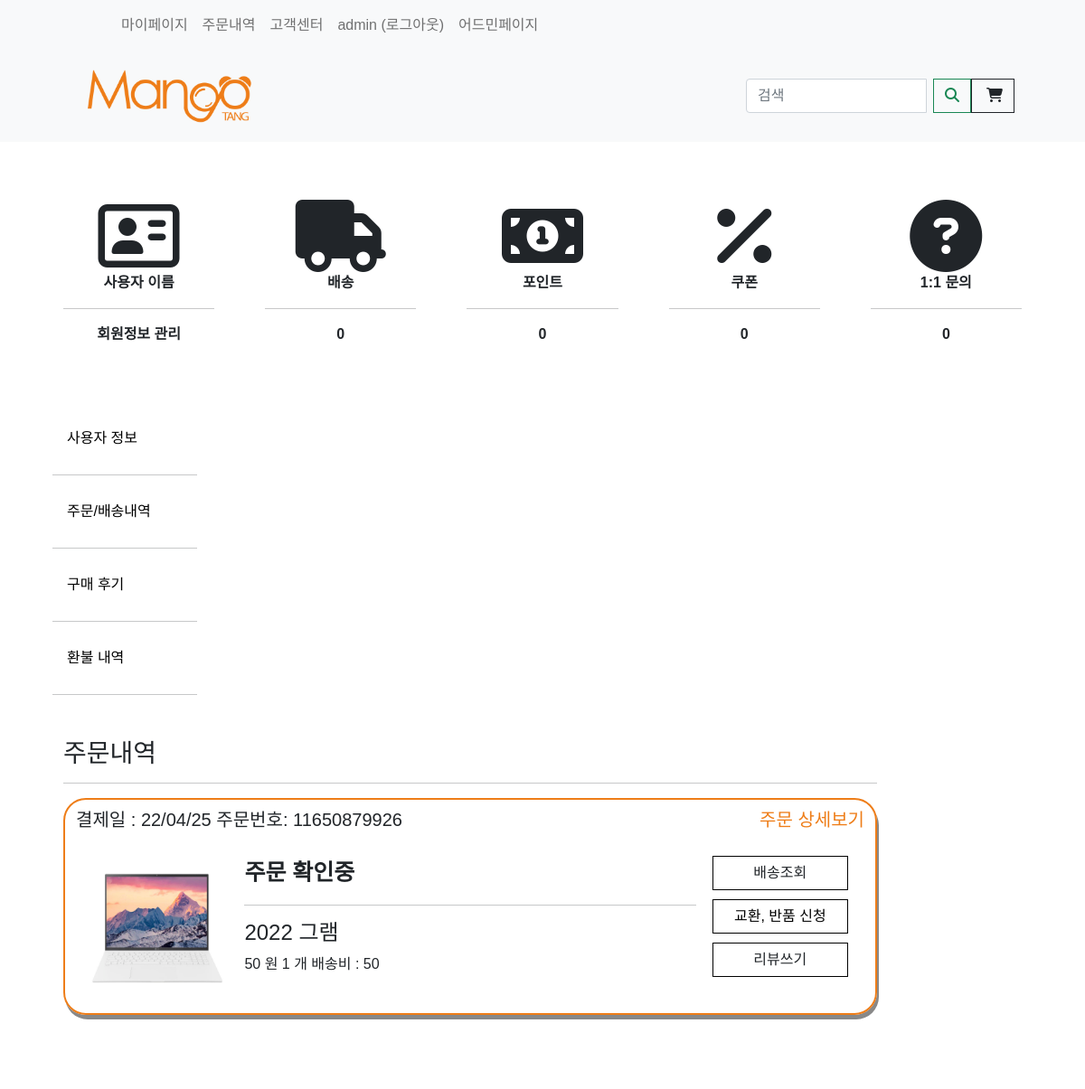
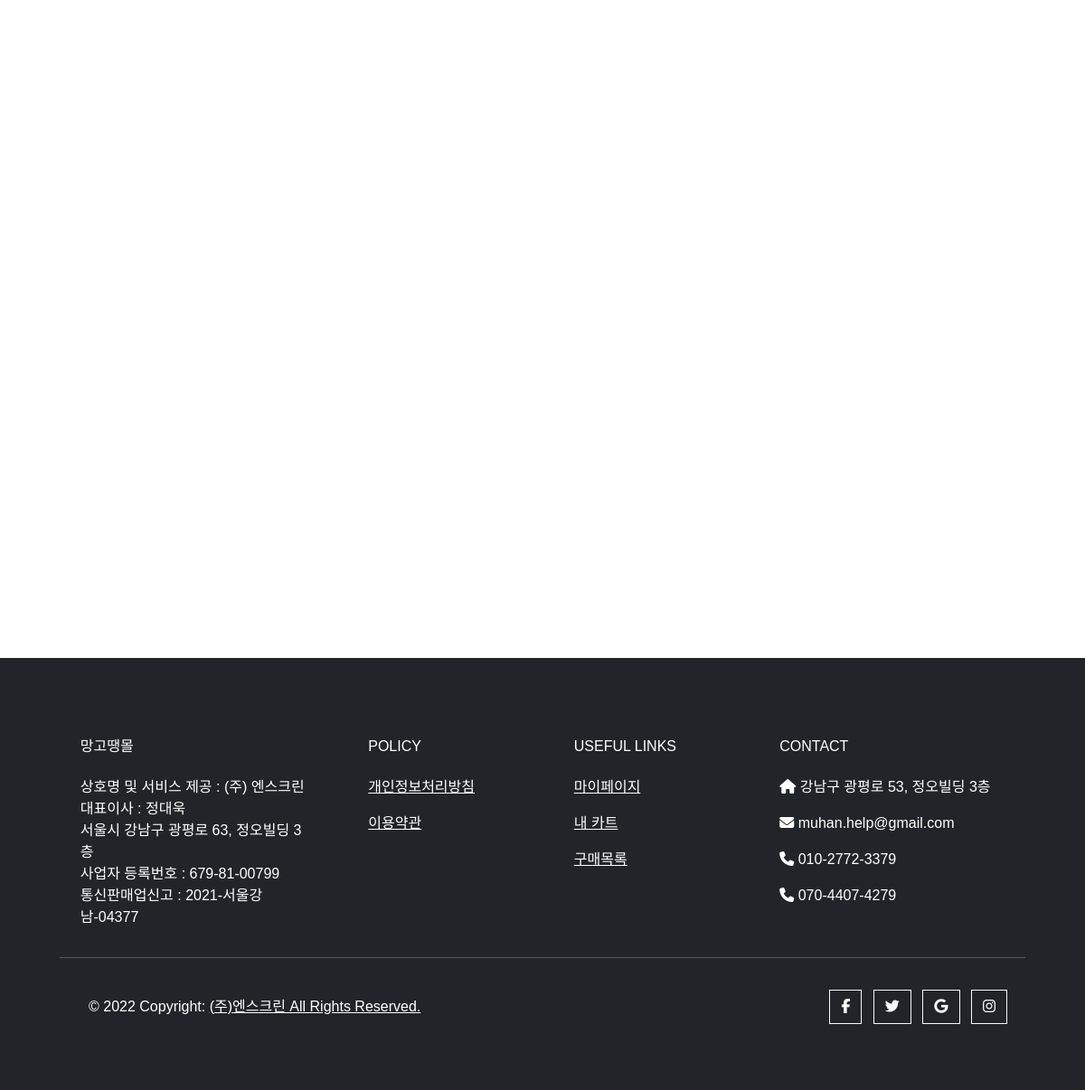
Screenshot of /mypage/orderhistory/ (signed in) with the database file from the repository (2 pictures, top to bottom).
### store/models.py (models this page shows, shortened)
class OrderItem(models.Model):
    DELIVER_COMPANY = (
        ('04', 'CJ대한통운'),
        ('05', '한진택배'),
        ('08', '롯데택배'),
        ('06', '로젠택배'),
        ('01', '우체국택배'),
        ('46', 'CU편의점택배'),
        ('24', 'GS Postbox 택배	'),
    )
    product = models.ForeignKey(Product, on_delete=models.SET_NULL, null=True)
    order = models.ForeignKey(Order, on_delete=models.SET_NULL, null=True, blank=True)
    orderHistory = models.ForeignKey(OrderHistory, on_delete=models.SET_NULL, null=True)
    deliver_state = models.CharField(max_length=200, null=True, blank=True)
    quantity = models.IntegerField(default=0, null=True, blank=True)
    date_added = models.DateTimeField(auto_now_add=True)
    item_option_bool = models.BooleanField(default=False, blank=False, null=True)
    deliver_company = models.CharField(max_length=200, choices=DELIVER_COMPANY, null=True, blank=True)
    track_number = models.IntegerField(null=True, blank=True) # 송장번호
    @property  # 배송비
    def get_delivery_price(self):
        return self.product.shipment_price
    @property  # 옵션 포함 가격
    def get_all_total(self):
        total = self.product.price_discount * self.quantity
        orderOptions = self.orderitemoption_set.all()  # 해당 order의 자식 가져와서
        total += sum([item.get_total for item in orderOptions])  # 다더함함
        return total

class OrderHistory(models.Model):
    customer = models.ForeignKey(Customer, on_delete=models.SET_NULL, null=True, blank=True)
    order_name = models.CharField(max_length=200, null=True, blank=True)
    date_ordered = models.DateTimeField(auto_now_add=True)
    date_completed = models.DateTimeField(null=True, blank=True)
    track_number = models.IntegerField(null=True, blank=True)  # 송장번호
    payment_state = models.BooleanField(default=False)  # 결제 상태
    shipping_fee = models.IntegerField(null=True, blank=True)
    order_number = models.IntegerField(null=True, blank=True)  # 주문번호
    email = models.EmailField(null=True, blank=True)
    total_fee = models.IntegerField(null=True, blank=True)
    post_code = models.CharField(max_length=200, null=True, blank=True)
    recipent_address1 = models.CharField(max_length=200, null=False)
    recipent_address2 = models.CharField(max_length=200, null=False)
    recipent_number = models.CharField(max_length=50, null=False)
    recipent_name = models.CharField(max_length=50, null=False)
    order_request = models.CharField(max_length=100, null=False)
    orderer_number = models.CharField(max_length=100, null=False)
    orderer_name = models.CharField(max_length=100, null=False)
    receipt_url = models.CharField(max_length=500, null=True, blank=True)  # 아임포트 결제 영수증
    status = models.CharField(max_length=100, null=True, blank=True)  # 주문 상태
    emb_pg_provider = models.CharField(max_length=100, null=True,
                                       blank=True)  # 아임포트 결제 방법 (네이버페이, 카카오 페에, 토스 페이... etc)
    imp_uid = models.CharField(max_length=100, null=True, blank=True)  # 아임포트 주문번호
    pay_method = models.CharField(max_length=100, null=True, blank=True)  # 결제방법 (카드, 무통장... etc)

class Product(models.Model):
    product_name = models.CharField(max_length=200)  # 제품이름
    price = models.FloatField(null=False, blank=False)
    image_detail = models.ImageField(null=True, blank=True)  # 제품 상세 정보
    image_title = models.ImageField(null=True, blank=True)  # 메인 이미지
    image_introduce = models.ImageField(null=True, blank=True)  # 제품 소개
    seller_code = models.CharField(max_length=50, null=False, blank=False)  # 제품
    price_discount = models.FloatField(null=True)  # 할인된 가격
    discount = models.IntegerField(null=True)  # 할인율
    stock = models.IntegerField()  # 수량
    first_title = models.CharField(max_length=200)  # 제품 상세페이지 메인 타이틀
    second_title = models.CharField(max_length=200)  # 제품 상세페이지 두 번째 타이틀
    shipment_price = models.IntegerField(blank=True)  # 배송 비용용    hash_tag = models.CharField(max_length=200)
    option_bool = models.BooleanField(default=False, blank=False, null=True)  # 옵션의 유무
    collection_tag = models.CharField(max_length=200, null=True)
    item_company = models.CharField(null=False, max_length=200)
    product_status = models.BooleanField(default=False, blank=False, null=True)

### mypage/views.py (the view)
# urls.py: path('mypage/orderhistory/', views.orderhistory, name="orderhistory"),
@login_required(login_url='account_login')
def orderhistory(request):
    customer = request.user.customer
    orderHistory = OrderHistory.objects.filter(customer=customer).order_by('-date_completed')
    orderItem = []
    for order in orderHistory:
        orderItem += order.orderitem_set.all()
    context = {'orderHistory': orderHistory, 'orderItem': orderItem}
    return render(request, 'mypage/orderhistory.html', context)

### templates/mypage/orderhistory.html (shortened to what this page needs)
{% extends 'store/mypage.html' %}
{% load static %}
{% block mypage %}
    <div class="container" style=" height: 90rem">
        <div class="item">
            <h3>주문내역</h3>
            <hr>
        </div>
        {% for item in orderItem %}
            {% if item.deliver_state != "refunded" %}
                <div class=" container" id="rcorners2" style=" height: 15rem;">
                    <div class="item" style="padding-top: 10px">
                        <div><h5>결제일 : {{ item.orderHistory.date_completed | date:'y/m/d' }}
                            주문번호: {{ item.orderHistory.order_number }} <a class="orderlist-detail"
                                                                          href="{% url 'orderdetail' item.orderHistory.order_number item.product.seller_code %}"
                                                                          style="float: right">주문 상세보기</a></h5>
                        </div>
                    </div>
                    <div class="item" style="padding: 10px; height: 200px">
                        <div class="container-orderlist" style="flex-direction: row;">
                            <div class="item-orderlist-picture">
                                <img style="width: 160px; height: 180px"
                                     src={{ item.product.image_title.url }}  alt="..."/>
                            </div>
                            <div class="item-orderlist-info" style=" margin: 10px;">
                                {% if item.deliver_state == "checking" %}
                                    <span style="font-size: 25px; "><b>주문 확인중</b></span>
                                {% elif item.deliver_state == "delivering" %}
                                    <span style="font-size: 25px;"><b>배송중 </b> 송장번호 : {{ item.track_number }}</span>
                                {% elif item.deliver_state == "delivered" %}
                                    <span style="font-size: 25px; "><b>도착 </b> 송장번호 : {{ item.track_number }}</span>
                                {% endif %}
                                <hr>
                                {% if item.item_option_bool == True %}
                                    <h4>{{ item.product.product_name }} | 옵션: {{ item.get_all_option_name }}</h4>
                                {% else %}
                                    <h4>{{ item.product.product_name }}</h4>
                                {% endif %}
                                <span>{{ item.get_all_total | floatformat:0 }} 원 <span> {{ item.quantity }} 개</span> 배송비 : {{ item.get_delivery_price }}</span>
                            </div>
                            <div class="item-orderlist-button">
                                <div class="center-orderlist-option">
                                    <a class="nav-link-mypage btn"
                                       style="border-style: groove; border-color: black; width: 150px"
                                       onclick="deliverCheck({{ item.track_number |default_if_none:'null' }}, {{ item.product.seller_code }},{{ item.orderHistory.order_number }})"
                                    >배송조회</a>
                                </div>
                                <div class="center-orderlist-option">
                                    <a class="nav-link-mypage btn"
                                       style="border-style: groove; border-color: black; width: 150px"
                                       href="{% url 'cs' item.orderHistory.order_number item.product.seller_code %} ">교환,
                                        반품 신청</a>
                                </div>
                                <div class="center-orderlist-option">
                                    <a class="nav-link-mypage btn"
                                       style="border-style: groove; border-color: black; width: 150px"
                                       onclick="reviewButton({{ item.orderHistory.order_number }},{{ item.product.seller_code }}, '{{ item.deliver_state }}')">리뷰쓰기</a>
                                </div>
                            </div>
                        </div>
                    </div>
                </div>
            {% endif %}
        {% endfor %}
    </div>
{% endblock mypage %}

### templates/store/navbar.html (shortened to what this page needs)
{% load static %}
<nav class="navbar navbar-expand-lg navbar-light bg-light">
    <div class="bg-light container px-4 px-lg-5">
        <ul class="navbar-nav me-auto mb-2 mb-lg-0 ms-lg-5" style="">
            <li class="nav-item"><a href="{% url 'userinfo' %}"
                                    class="nav-link dropdown-menu-size-customer">마이페이지</a></li>
            <li class="nav-item"><a href="{% url 'orderhistory' %}"
                                    class="nav-link dropdown-menu-size-customer">주문내역</a></li>
            <li class="nav-item"><a href="{% url 'faq' %}"
                                    class="nav-link dropdown-menu-size-customer">고객센터</a></li>
            {% if user.is_authenticated %}
                <a class="nav-link" href="{% url 'logout' %}">{{ user.username }} (로그아웃)</a>
            {% else %}
                <li class="nav-item"><a href="{% url 'account_login' %}" class="nav-link dropdown-menu-size-customer">로그인</a>
                </li>
            {% endif %}
            {% if user.is_superuser %}
                <a class="nav-link" href={% url 'admin:index' %}>어드민페이지</a>
            {% endif %}
        </ul>
    </div>
</nav>
<nav class="navbar navbar-expand-lg navbar-light bg-light">
    <div class="container px-4 px-lg-5">
        <a href="{% url 'store' %}">
            <img src="{% static 'nscreen_logo/4_망고땡_로고 (영문).png' %}" width="220" alt="망고땡몰">
        </a>
        <div class="collapse navbar-collapse" id="navbarSupportedContent">
            <div class="row justify-content-end my-3">
                <div class="d-flex input-group">
                    <input class="form-control me-2 kw" type="text" style="width: 200px"
                           placeholder="검색" aria-label="검색"
                           value="{{ kw|default_if_none:'' }}">
                    <div class="input-group-append">
                        <button class="btn btn-outline-success" type="button" id="btn_search"><i
                                class="fas fa-search"></i></button>
                    </div>
                </div>
            </div>
            <a href="{% url 'cart' %}" class="nav-link-cart">
                <button class="btn btn-outline-dark" type="submit">
                    <i class="fas fa-shopping-cart"></i>
                </button>
            </a>
        </div>
    </div>
</nav>

### rows the page displays
OrderItem: orderHistory.date_completed "22/04/25", orderHistory.order_number "11650879926", product.image_title (picture), deliver_state "주문 확인중", product.product_name "2022 그램", get_all_total "50", quantity "1", get_delivery_price "50"

### other values shown
{{ user.username }} "admin"
